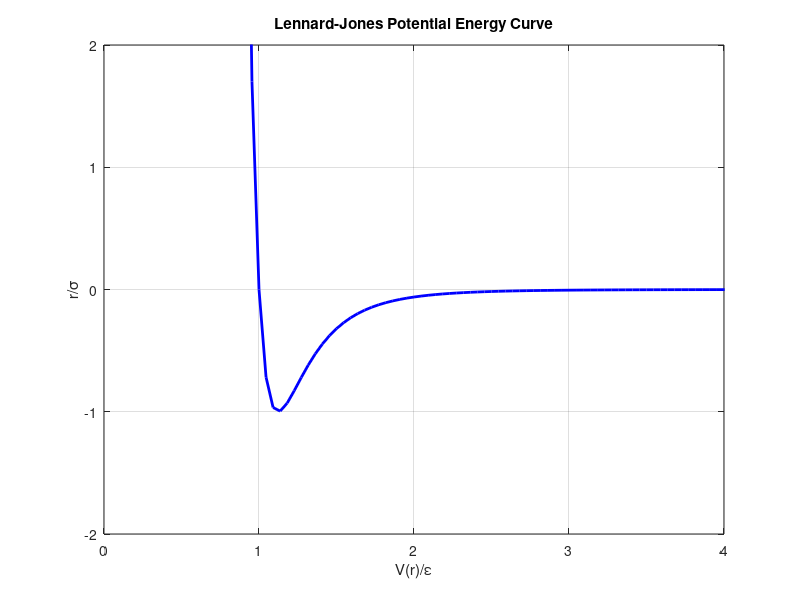

The MATLAB source for this figure:
% Title: Lennard-Jones Potential Curve
% Author: Gopi Reddy Rajendran
% Description:
% This MATLAB code generates a plot of the Lennard-Jones potential energy curve.
% The Lennard-Jones potential is given by the formula: U(r) = 4 * epsilon * ((sigma/r)^12 - (sigma/r)^6)
% where epsilon is the depth of the potential well, sigma is the distance at which the potential is zero, and r is the distance between the two particles.
% In this example, we plot the potential energy (U) as a function of the reduced distance (r/sigma) and the reduced potential energy (U/epsilon), where sigma and epsilon are constants.
% Code:
% Clear the workspace and command window
clear;
clc;
% Parameters for the Lennard-Jones potential
epsilon = 1.0; % depth of the potential well
sigma = 1.0; % distance at which the potential is zero
% Generate a range of distances (r) from 0.5 to 5.0 using linspace
r = linspace(0.5,5);
% Calculate the Lennard-Jones potential energy for each distance in the range
U = 4 * epsilon * ((sigma ./ r).^12 - (sigma ./ r).^6);
% Plot the Lennard-Jones potential energy versus the reduced distance (r/sigma) and the reduced potential energy (U/epsilon)
plot(r/sigma, U/epsilon, 'b-', 'LineWidth', 2);
xlabel('V(r)/ε'); % Label for the x-axis
ylabel('r/σ'); % Label for the y-axis
axis([0 4 -2 2]);
title('Lennard-Jones Potential Energy Curve'); % Title for the plot
grid on; % Add a grid to the plot
% End of code
